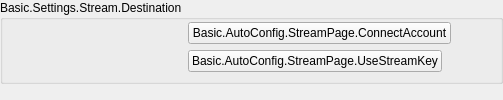
           <widget class="QWidget" name="loginPage">
            <layout class="QVBoxLayout" name="verticalLayout_31">
             <property name="leftMargin">
              <number>0</number>
             </property>
             <property name="topMargin">
              <number>0</number>
             </property>
             <property name="rightMargin">
              <number>0</number>
             </property>
             <property name="bottomMargin">
              <number>0</number>
             </property>
             <item>
              <widget class="QGroupBox" name="groupBox_8">
               <property name="title">
                <string>Basic.Settings.Stream.Destination</string>
               </property>
               <layout class="QFormLayout" name="loginPageLayout">
                <property name="fieldGrowthPolicy">
                 <enum>QFormLayout::AllNonFixedFieldsGrow</enum>
                </property>
                <property name="topMargin">
                 <number>2</number>
                </property>
                <item row="0" column="0">
                 <spacer name="horizontalSpacer_20">
                  <property name="orientation">
                   <enum>Qt::Horizontal</enum>
                  </property>
                  <property name="sizeType">
                   <enum>QSizePolicy::Fixed</enum>
                  </property>
                  <property name="sizeHint" stdset="0">
                   <size>
                    <width>170</width>
                    <height>19</height>
                   </size>
                  </property>
                 </spacer>
                </item>
                <item row="0" column="1">
                 <layout class="QHBoxLayout" name="horizontalLayout_16">
                  <item>
                   <widget class="QPushButton" name="connectAccount">
                    <property name="text">
                     <string>Basic.AutoConfig.StreamPage.ConnectAccount</string>
                    </property>
                   </widget>
                  </item>
                  <item>
                   <spacer name="horizontalSpacer_21">
                    <property name="orientation">
                     <enum>Qt::Horizontal</enum>
                    </property>
                    <property name="sizeHint" stdset="0">
                     <size>
                      <width>40</width>
                      <height>10</height>
                     </size>
                    </property>
                   </spacer>
                  </item>
                 </layout>
                </item>
                <item row="1" column="0">
                 <spacer name="horizontalSpacer_22">
                  <property name="orientation">
                   <enum>Qt::Horizontal</enum>
                  </property>
                  <property name="sizeType">
                   <enum>QSizePolicy::Fixed</enum>
                  </property>
                  <property name="sizeHint" stdset="0">
                   <size>
                    <width>170</width>
                    <height>10</height>
                   </size>
                  </property>
                 </spacer>
                </item>
                <item row="1" column="1">
                 <layout class="QHBoxLayout" name="horizontalLayout_17">
                  <item>
                   <widget class="QPushButton" name="useStreamKey">
                    <property name="text">
                     <string>Basic.AutoConfig.StreamPage.UseStreamKey</string>
                    </property>
                   </widget>
                  </item>
                  <item>
                   <spacer name="horizontalSpacer_23">
                    <property name="orientation">
                     <enum>Qt::Horizontal</enum>
                    </property>
                    <property name="sizeHint" stdset="0">
                     <size>
                      <width>40</width>
                      <height>10</height>
                     </size>
                    </property>
                   </spacer>
                  </item>
                 </layout>
                </item>
               </layout>
              </widget>
             </item>
             <item>
              <spacer name="verticalSpacer_10">
               <property name="orientation">
                <enum>Qt::Vertical</enum>
               </property>
               <property name="sizeHint" stdset="0">
                <size>
                 <width>20</width>
                 <height>0</height>
                </size>
               </property>
              </spacer>
             </item>
            </layout>
           </widget>
